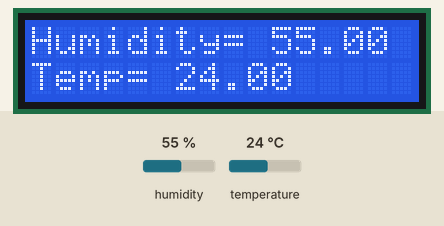
The sketch below on a simulated Arduino Uno, built with avr-gcc and run on an emulated ATmega328P. On the bench: 16×2 character LCD. The inputs (shaded band) are chosen by the test bench; at power-on: humidity 55 %, temperature 24 °C. What the sketch prints to the serial monitor is not drawn.

Above: at 1.7 s.
1.8 s: humidity set to 22 %
At 2.5 s:
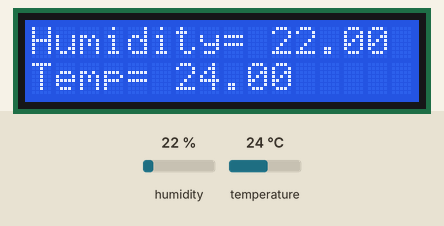
4.9 s: temperature set to 12 °C
At 5.7 s:
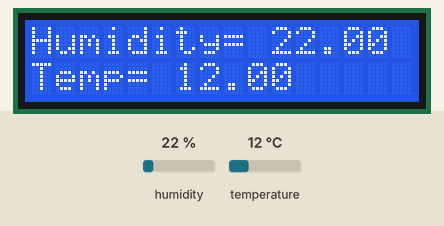
6.8 s: humidity set to 40 %
At 7.3 s:
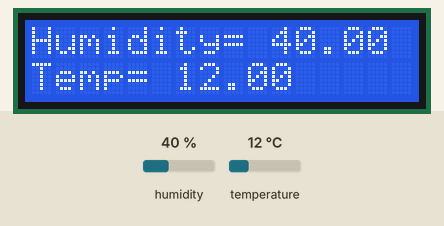
8.4 s: temperature set to 19 °C
At 8.9 s:
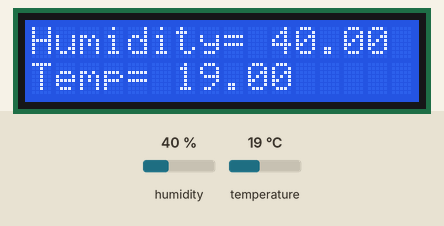
Timing chart, 0 to 11.0 s (numbered marks = the images above; inputs shaded):
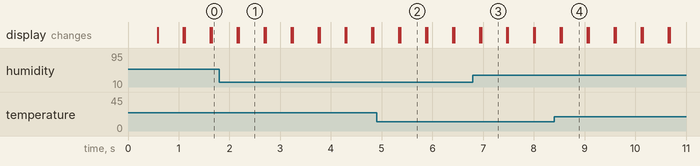

The sketch:

temp_lcd.ino
```cpp
#include "dht.h"
// include the library code:
#include <LiquidCrystal.h>
#define dht_apin A3 // Analog Pin sensor is connected to Arduino

// initialize the library by associating any needed LCD interface pin
// with the arduino pin number it is connected to
const int rs = 12, en = 11, d4 = 5, d5 = 4, d6 = 3, d7 = 2;
LiquidCrystal lcd(rs, en, d4, d5, d6, d7);

dht DHT;
void setup(){

  Serial.begin(9600);
  Serial.println("DHT11 Humidity & temperature Sensor\n\n");
  delay(500);//Wait before accessing Sensor
  lcd.begin(16, 2);
}
void loop(){
    lcd.setCursor(0, 0);
    DHT.read11(dht_apin);
    lcd.print("Humidity= ");
    lcd.print(DHT.humidity);
    //lcd.print("%");
    lcd.setCursor(0, 1);
    lcd.print("Temp= ");
    lcd.print(DHT.temperature);
    //lcd.println("C");
    delay(500);//Wait 5 seconds before accessing sensor again.
    lcd.clear();

    Serial.print("Humidity: ");
    Serial.print(DHT.humidity);
    Serial.print("% Temperature ");
    Serial.print(DHT.temperature);
    Serial.print(" C ");
}
```

Measured:
- after the input at 1.8 s, the display: first differs from a run without the input after 0.38 s (image 1)
- after the input at 4.9 s, the display: first differs from a run without the input after 0.47 s (image 2)
- after the input at 6.8 s, the display: first differs from a run without the input after 0.16 s (image 3)
- after the input at 8.4 s, the display: first differs from a run without the input after 0.15 s (image 4)
- what the display in image 1 shows lasts 0.5 s, from 2.2 s to 2.7 s
